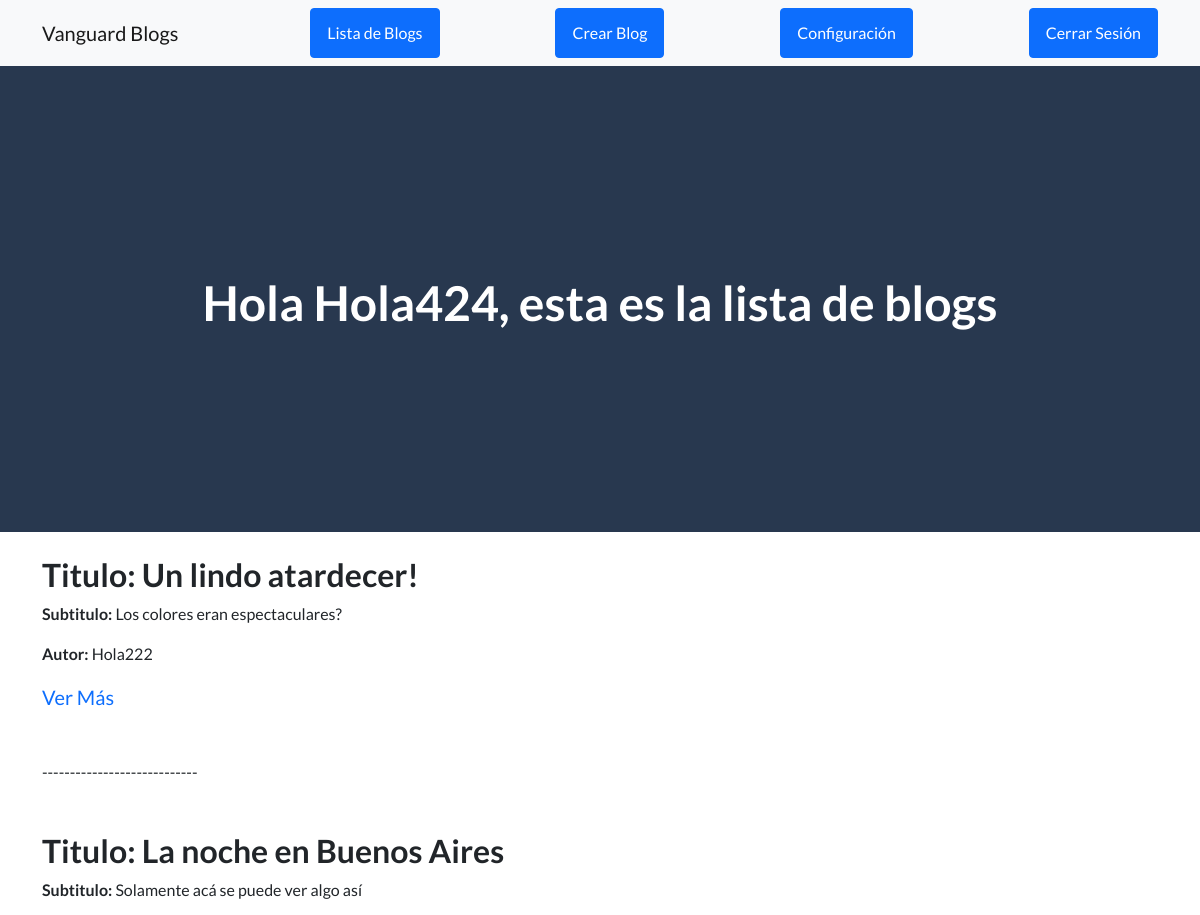
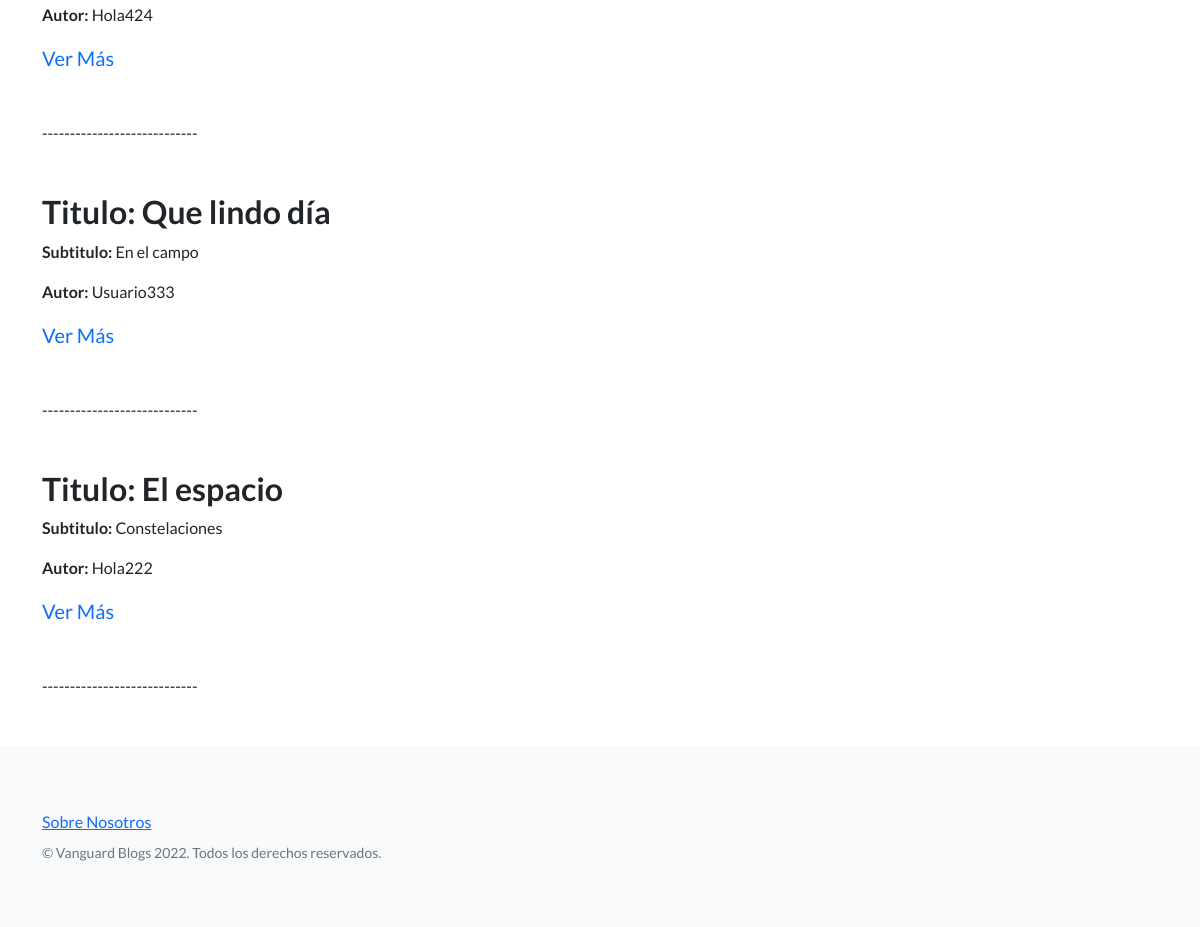
/ver_blogs (signed in), run on the app's committed database (2 pictures, top to bottom).
### app_blogs/models.py (models this page shows, shortened)
class Blog(models.Model):
    titulo = models.CharField(max_length=100)
    subtitulo = models.CharField(max_length=100)
    cuerpo = models.CharField(max_length=2000)
    fecha = models.DateTimeField(auto_now_add=True)
    imagen = models.ImageField(upload_to = 'blogs', null = True, blank = True)
    user = models.ForeignKey(User, on_delete=models.CASCADE)

### app_blogs/views.py (the view)
# urls.py: path('ver_blogs', views.ver_todos_blogs, name="Ver Blogs"),
def ver_todos_blogs(request):
    blogs = Blog.objects.all()
    usuarios = User.objects.all()
    mensaje = ""
    if not blogs:
        mensaje = "Todavía no hay ningún blog"
    return render(request, "app_blogs/ver_blogs.html", {"blogs":blogs, "usuarios":usuarios, "mensaje":mensaje})

### app_blogs/templates/app_blogs/ver_blogs.html (shortened to what this page needs)
{% extends "app_blogs/padre.html" %}
{% load static %}
{% block contenido_pagina %}
<header class="masthead">
    <div class="container position-relative">
        <div class="row justify-content-center">
            <div class="text-center text-white background-black">
                {% if request.user.is_authenticated %}
                <h1>Hola {{user.get_username}}, esta es la lista de blogs</h1>
                {% endif %}
            </div>
        </div>
    </div>
</header>
<div class="container position-relative">
    <div class="row justify-content-center">
        {% for post in blogs %}
               <h2>Titulo: {{post.titulo}}</h2>
               <p><strong> Subtitulo:</strong> {{post.subtitulo}}</p>
               {% for usuario in usuarios %}
                    {% if usuario.id == post.user_id %}
                    <p><strong>Autor:</strong> {{usuario.username}}</p>
                    {% endif %}
                {% endfor %}
                <p><a class="navbar-brand" href="ver_blogs/{{post.id}}">Ver Más</a></p>
                <p>----------------------------</p>
            {% endfor %}
        </div>
    </div>
{% endblock %}

### data on the page
Blog: titulo "Un lindo atardecer!", subtitulo "Los colores eran espectaculares?"
Blog: titulo "La noche en Buenos Aires", subtitulo "Solamente acá se puede ver algo así"
Blog: titulo "Que lindo día", subtitulo "En el campo"
Blog: titulo "El espacio", subtitulo "Constelaciones"

### other printed values
{{ user.get_username }} "Hola424"
{{ usuario.username }} "Hola222"
{{ usuario.username }} "Hola424"
{{ usuario.username }} "Usuario333"
